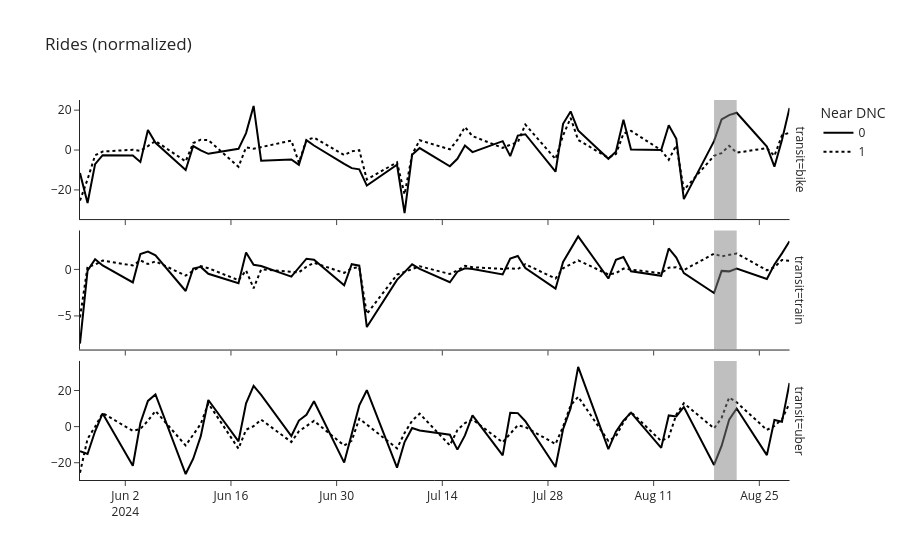

Source (notebook cell):
### Code cell
plot_pt(pipes([drop_weekends, drop_damen, drop_non_stadium])(panel))
